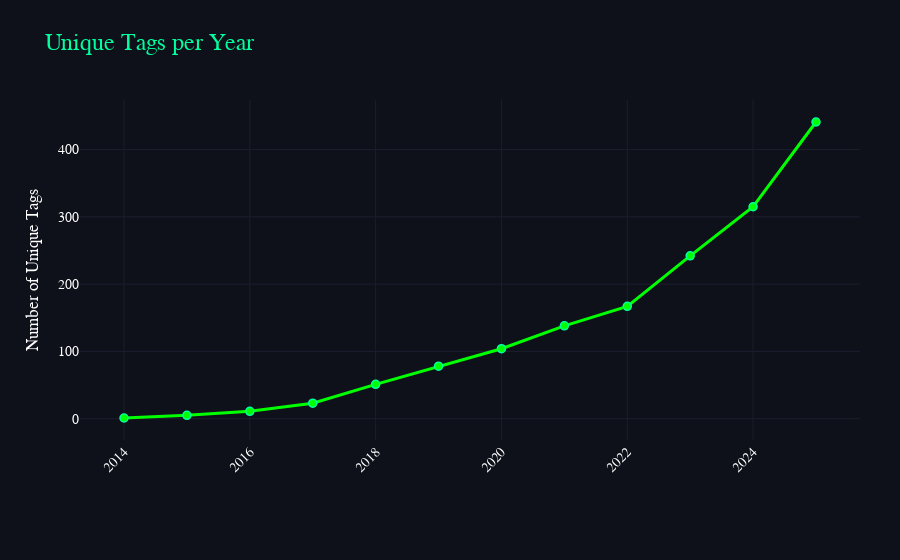

Here is the notebook cell this chart was saved with:
### Markdown cell above
## 1.8) How does category diversity change as the platform grows in size?

### Code cell
# @title
import pandas as pd
import plotly.graph_objects as go

# Step 1: Aggregate data by year
data = []
for year in range(2014, 2026):
    data.append([year, df[df['last_updated_year'] == year]['clean_tags'].nunique()])

df_ = pd.DataFrame(data, columns=['year', 'freq'])

# Step 2: Futuristic theme colors
line_color = '#00FF00'  # Green line
bg_color = '#0F111A'
grid_color = '#1B1E2D'
font_color = '#FFFFFF'

# Step 3: Create line chart
fig = go.Figure()

fig.add_trace(
    go.Scatter(
        x=df_['year'],
        y=df_['freq'],
        mode='lines+markers',
        marker=dict(color=line_color, size=8, line=dict(color='#00FF9F', width=1.5)),
        line=dict(color=line_color, width=3),
        hovertemplate=(
            '<b>Year %{x}</b><br>'
            'Unique Tags: %{y}<extra></extra>'
        )
    )
)

# Step 4: Update layout for futuristic dark theme
fig.update_layout(
    title='Unique Tags per Year',
    title_font=dict(family='Courier New, monospace', size=24, color='#00FF9F'),
    plot_bgcolor=bg_color,
    paper_bgcolor=bg_color,
    font=dict(family='Courier New, monospace', size=14, color=font_color),
    xaxis=dict(tickangle=-45, showgrid=True, gridcolor=grid_color, zeroline=False),
    yaxis=dict(title='Number of Unique Tags', showgrid=True, gridcolor=grid_color, zeroline=False),
    margin=dict(l=80, r=40, t=100, b=120),
    hoverlabel=dict(bgcolor='#1B1E2D', font_size=12, font_family='Courier New, monospace')
)

fig.show()

### Figure 1 — Plotly figure (JSON) as saved in the notebook; plotly's stock layout.template omitted (floating-point values rounded to 4 significant figures)
{"data": [{"hovertemplate": "<b>Year %{x}</b><br>Unique Tags: %{y}<extra></extra>", "line": {"color": "#00FF00", "width": 3}, "marker": {"color": "#00FF00", "line": {"color": "#00FF9F", "width": 1.5}, "size": 8}, "mode": "lines+markers", "type": "scatter", "x": [2014, 2015, 2016, 2017, 2018, 2019, 2020, 2021, 2022, 2023, 2024, 2025], "y": [1, 5, 11, 23, 51, 78, 104, 138, 167, 242, 315, 441]}], "layout": {"font": {"color": "#FFFFFF", "family": "Courier New, monospace", "size": 14}, "hoverlabel": {"bgcolor": "#1B1E2D", "font": {"family": "Courier New, monospace", "size": 12}}, "margin": {"b": 120, "l": 80, "r": 40, "t": 100}, "paper_bgcolor": "#0F111A", "plot_bgcolor": "#0F111A", "title": {"font": {"color": "#00FF9F", "family": "Courier New, monospace", "size": 24}, "text": "Unique Tags per Year"}, "xaxis": {"gridcolor": "#1B1E2D", "showgrid": true, "tickangle": -45, "zeroline": false}, "yaxis": {"gridcolor": "#1B1E2D", "showgrid": true, "title": {"text": "Number of Unique Tags"}, "zeroline": false}}}
